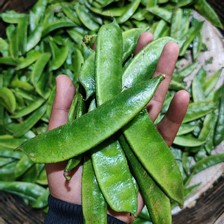
#> input picture 0001.jpg, 224 x 224 px, found by its file name
$ python connect.py
#> lines starting #> are read from the running program, lines starting #| are printed output that depends on the picture
import requests
from PIL import Image
import json
import numpy as np

tfs_endpoint = "http://cnn_models:8501/v1/models/small:predict"
tfs_endpoint2 = "http://cnn_models:8501/v1/models/large:predict"

image_path = "/root/ca2-daaa2b01-2214618-jeyakumarsriram-dl/DL/Vegetable Images/test/Bean/0001.jpg"
def preprocess(image_path,size):
#> called with size = 31
    image = Image.open(image_path).convert("RGB")
#> image is the input picture: PIL image 224x224 RGB; mean R, G, B 94.8, 127.1, 76.7
    image = image.convert("L")
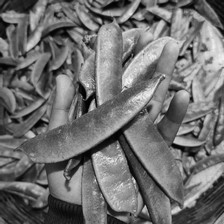
#> image: PIL image 224x224 L; min 0, max 248, mean 111.7
    image = image.resize((size, size))  # Resize the image to 31x31 pixels
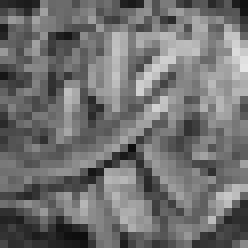
#> image: PIL image 31x31 L (shown 8 times larger); min 12, max 227, mean 111.7
    image_array = np.array(image)[:, :, np.newaxis] / 255.0  # Normalize pixel values to [0, 1]
    return [image_array.tolist()]

input_data = {"instances": preprocess(image_path,31)}
input_data2 = {"instances": preprocess(image_path,128)}
#> call 2 of preprocess, with size = 128
#> in preprocess (call 2), `image = image.resize((size, size))`:
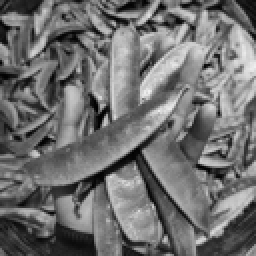
#> image: PIL image 128x128 L (shown 2 times larger); min 0, max 241, mean 111.7

json_data = json.dumps(input_data)
json_data2 = json.dumps(input_data2)
headers = {"Content-Type": "application/json"}

try:
#> (the run stopped early here; a loop or call above may not have finished)
